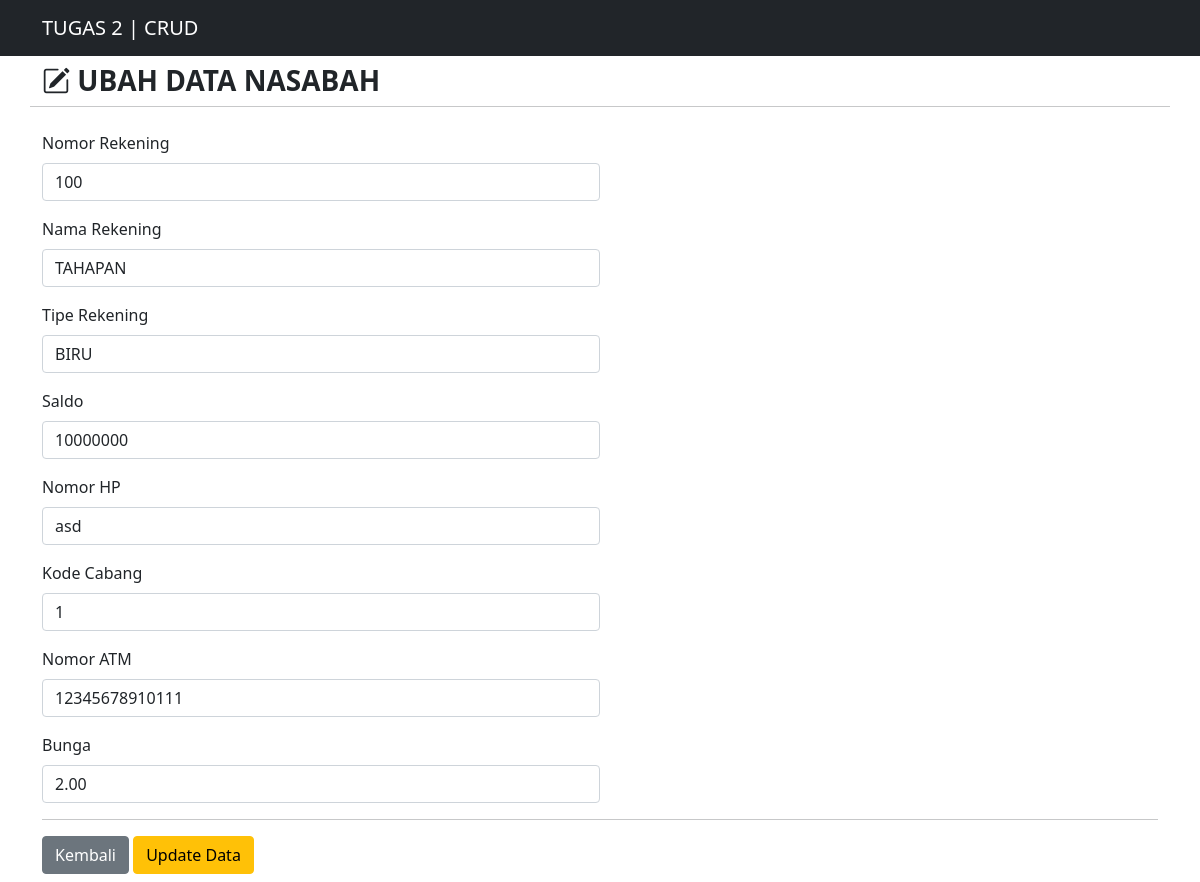
The page /bank_db/rekening_update.php?noRekening=100 on the database its author committed.
### tables this page shows
CREATE TABLE `rekening` (
  `noRekening` varchar(10) NOT NULL,
  `namaRekening` enum('TAHAPAN','TAHAPAN GOLD','TAHAPAN XPRESI','SIMPANAN PELAJAR','TAPRES','DEPOSITO') NOT NULL,
  `tipeRekening` enum('BIRU','GOLD','PLATINUM','XPRESI','KARTU KREDIT','FLAZZ') NOT NULL,
  `saldo` varchar(255) NOT NULL,
  `tandaTangan` varchar(50) NOT NULL,
  `kodeCabang` int(11) NOT NULL,
  `nomorATM` varchar(16) NOT NULL,
  `bunga` float(3,2) NOT NULL
);

### bank_db/functions.php (called while the page is built, shortened)
<?php
$conn = mysqli_connect("localhost", "root", "", "bank_crud");
function query($query) {
    global $conn;
    $result = mysqli_query($conn, $query);
    $rows = [];
    while ($row = mysqli_fetch_assoc($result)) {
        $rows[] = $row;
    }
    return $rows;
}
?>

### bank_db/rekening_update.php (the view, shortened to what this page needs)
<?php
require 'functions.php';
$noRekening = $_GET["noRekening"];
$rekening = query("SELECT * FROM rekening WHERE noRekening = $noRekening")[0];
?>
<!DOCTYPE html>
<html lang="en">
<head>
    <link href="https://cdn.jsdelivr.net/npm/bootstrap@5.0.0-beta2/dist/css/bootstrap.min.css" rel="stylesheet"
>
    <link rel="stylesheet" href="https://cdn.jsdelivr.net/npm/bootstrap-icons@1.4.0/font/bootstrap-icons.css">
    <link rel="stylesheet" href="https://cdn.datatables.net/1.10.23/css/dataTables.bootstrap5.min.css">
    <link rel="stylesheet" href="https://cdn.jsdelivr.net/npm/bootstrap@5.0.0-beta1/dist/css/bootstrap.min.css">
</head>
<body>
    <nav class="navbar navbar-expand-lg navbar-dark bg-dark text-uppercase">
        <div class="container">
            <a class="navbar-brand" href="index.php">TUGAS 2 | CRUD</a>
        </div>
    </nav>
    <div class="container">
        <div class="row my-2">
            <div class="col-md">
                <h3 class="fw-bold text-uppercase"><i class="bi bi-pencil-square"></i>&nbsp;Ubah Data Nasabah</h3>
            </div>
            <hr>
        </div>
        <div class="row my-2">
            <div class="col-md">
                <form action="" method="post" enctype="multipart/form-data">
                    <div class="mb-3">
                        <label for="noRekening" class="form-label">Nomor Rekening</label>
                        <input type="text" class="form-control form-control-md w-50" id="noRekening"
                            placeholder="Masukkan No. Rekening" name="noRekening" autocomplete="off" required
                            value="<?= $rekening["noRekening"];?>">
                    </div>
                    <div class="mb-3">
                        <label for="namaRekening" class="form-label">Nama Rekening</label>
                        <input type="text" class="form-control w-50" id="namaRekening"
                            placeholder="Masukkan Nama Rekening" name="namaRekening" autocomplete="off" required
                             value="<?= $rekening["namaRekening"];?>">
                    </div>
                    <div class="mb-3">
                        <label for="tipeRekening" class="form-label">Tipe Rekening</label>
                        <input type="text" class="form-control w-50" id="tipeRekening"
                            placeholder="Masukkan Tipe Rekening" name="tipeRekening" autocomplete="off" required
                            value="<?= $rekening["tipeRekening"];?>">
                    </div>
                    <div class="mb-3">
                        <label for="saldo" class="form-label">Saldo</label>
                        <input type="text" class="form-control w-50" id="saldo" placeholder="Masukkan Saldo"
                            name="saldo" autocomplete="off" required value="<?= $rekening["saldo"];?>">
                    </div>
                    <div class="mb-3">
                        <label for="tandaTangan" class="form-label">Nomor HP</label>
                        <input type="text" class="form-control w-50" id="tandaTangan" placeholder="Masukkan Nomor HP"
                            name="tandaTangan" autocomplete="off" required value="<?= $rekening["tandaTangan"];?>">
                    </div>
                    <div class="mb-3">
                        <label for="kodeCabang" class="form-label">Kode Cabang</label>
                        <input type="text" class="form-control w-50" id="kodeCabang" name="kodeCabang"
                            placeholder="Masukkan Kode Cabang" autocomplete="off" required value="<?= $rekening["kodeCabang"];?>">
                    </div>
                    <div class="mb-3">
                        <label for="nomorATM" class="form-label">Nomor ATM</label>
                        <input type="text" class="form-control w-50" id="nomorATM" name="nomorATM"
                            placeholder="Masukkan No. ATM" autocomplete="off" required
                            value="<?= $rekening["nomorATM"];?>">
                    </div>
                    <div class="mb-3">
                        <label for="bunga" class="form-label">Bunga</label>
                        <input type="text" class="form-control w-50" id="bunga" name="bunga"
                            placeholder="Bunga" autocomplete="off" required value="<?= $rekening["bunga"];?>">
                    </div>
                    <hr>
                    <a href="rekening.php" class="btn btn-secondary">Kembali</a>
                    <button type="submit" class="btn btn-warning" name="submit">Update Data</button>
                </form>
            </div>
        </div>
    </div>
</body>
</html>

### rows shown on the page
rekening: noRekening "100", namaRekening "TAHAPAN", tipeRekening "BIRU", saldo "10000000", tandaTangan "asd", kodeCabang "1", nomorATM "12345678910111", bunga "2.00"
